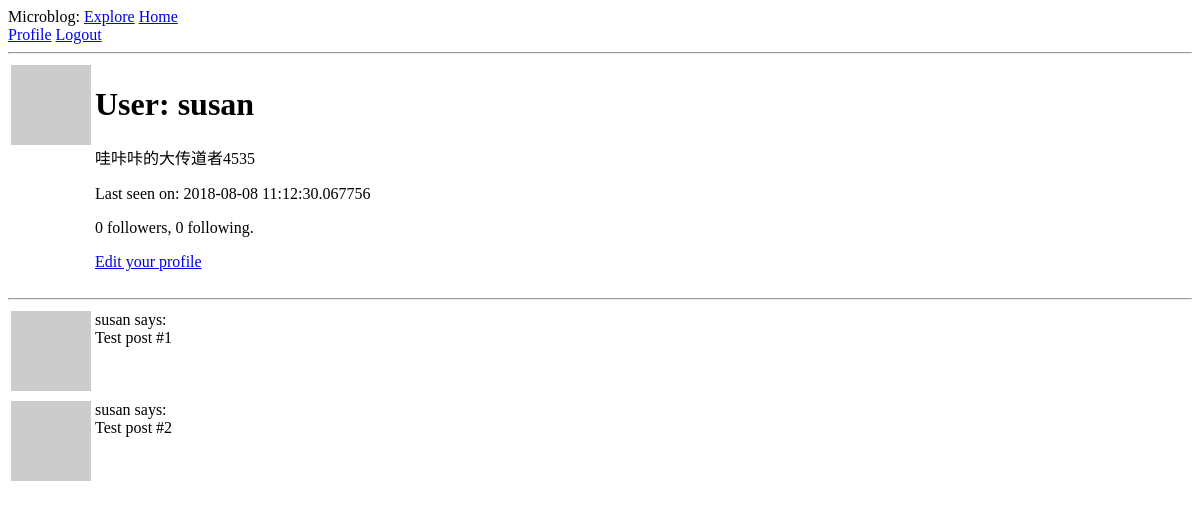
Before: /user/susan (signed in) with the older database file.
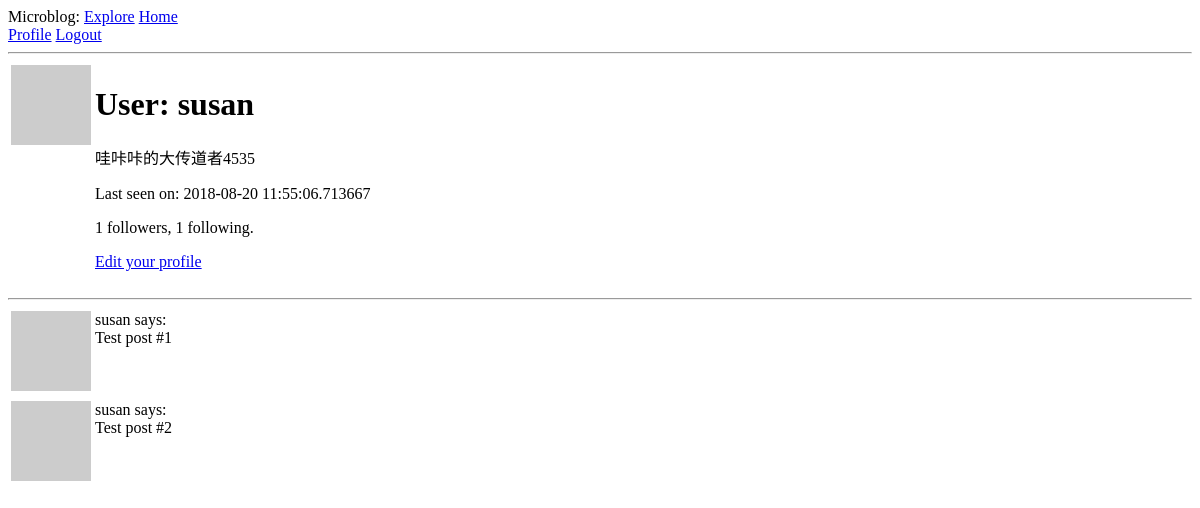
After: the same page with the newer database file.
### app/models.py (models this page shows, shortened)
class User(UserMixin, db.Model):
    id = db.Column(db.Integer, primary_key=True)
    username = db.Column(db.String(64), index=True, unique=True)
    email = db.Column(db.String(120), index=True, unique=True)
    password_hash = db.Column(db.String(128))
    posts = db.relationship("Post", backref='author', lazy='dynamic')
    about_me = db.Column(db.String(140))
    last_seen = db.Column(db.DateTime, default=datetime.utcnow)
    followed = db.relationship(
        'User', secondary=followers,
        primaryjoin=(followers.c.follower_id == id),
        secondaryjoin=(followers.c.followed_id == id),
        backref=db.backref('followers', lazy='dynamic'), lazy='dynamic'
    )
    def avatar(self, size):
        digest = md5(self.email.lower().encode('utf-8')).hexdigest()
        return 'https://www.gravatar.com/avatar/{}?d=identicon&s={}'.format(digest, size)

### app/routes.py (the view)
@app.route("/user/<username>")
@login_required
def user(username):
    user = User.query.filter_by(username=username).first_or_404()
    posts = [
        {"author": user, "body": "Test post #1"},
        {"author": user, "body": "Test post #2"}
    ]
    return render_template("user.html", user=user, posts=posts)

### app/models.py (called while the page is built)
@login.user_loader
def load_user(id):
    return User.query.get(int(id))

### app/routes.py (called while the page is built)
@app.before_request
def before_request():
    if current_user.is_authenticated:
        current_user.last_seen = datetime.utcnow()
        db.session.commit()

### app/templates/user.html
{% extends "base.html" %}
{% block content %}
    <table>
        <tr valign="top">
            <td><img src="{{ user.avatar(128) }}"></td>
            <td>
                <h1>User: {{ user.username }}</h1>
                {% if user.about_me %}<p>{{ user.about_me }}</p>{% endif %}
                {% if user.last_seen %}<p>Last seen on: {{ user.last_seen }}</p>{% endif %}
                <p>{{ user.followers.count() }} followers, {{ user.followed.count() }} following.</p>
                {% if user == current_user %}
                <p><a href="{{ url_for('edit_profile') }}">Edit your profile</a></p>
                {% elif not current_user.is_following(user) %}
                <p><a href="{{ url_for('follow', username=user.username) }}">Follow</a> </p>
                {% else %}}
                <p><a href="{{ url_for('unfollow', username=user.username) }}">Unfollow</a> </p>
                {% endif %}
            </td>
        </tr>
    </table>
    <hr>
	{% for post in posts %}
        {% include "_post.html" %}
	{% endfor %}
{% endblock %}

### app/templates/base.html (shortened to what this page needs)
<!DOCTYPE html>
<html>
    <head>
    </head>
    <body>
        <div>Microblog:
            <a href="{{ url_for('explore') }}">Explore</a>
            <a href="{{ url_for('index') }}">Home</a></div>
            {% if current_user.is_anonymous %}
            <a href="{{ url_for('login') }}">Login</a></div>
            {% else %}
            <a href="{{ url_for('user', username=current_user.username) }}">Profile</a>
            <a href="{{ url_for('logout') }}">Logout</a>
            {% endif %}
        <hr>
        {% block content %}{% endblock %}
    </body>
</html>

### app/templates/_post.html
<table>
    <tr valign="top">
        <td><img src="{{ post.author.avatar(36) }}"></td>
        <td>{{ post.author.username }} says:<br>{{ post.body }}</td>
    </tr>
</table>

Changed rows visible on the page:
changed User "susan": last_seen "2018-08-08 11:12:30.067756" → "2018-08-20 11:55:06.713667"
Other visible differences:
{{ user.followers.count() }}: "0" → "1"
{{ user.followed.count() }}: "0" → "1"
